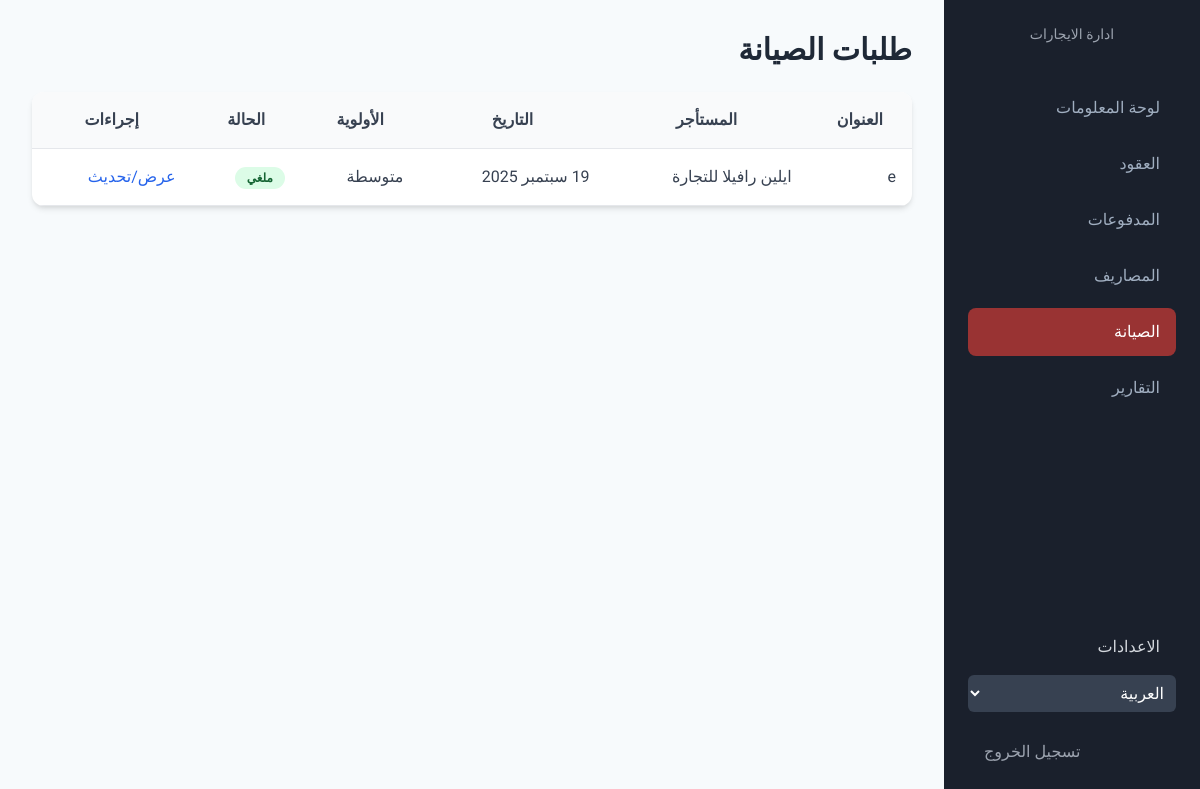
Screenshot of /ar/dashboard/maintenance/ (signed in) with the database file from the repository.
### dashboard/models.py (models this page shows, shortened)
class MaintenanceRequest(models.Model):
    STATUS_CHOICES = [('submitted', _('تم الإرسال')), ('in_progress', _('قيد التنفيذ')), ('completed', _('مكتمل')), ('cancelled', _('ملغي'))]
    PRIORITY_CHOICES = [('low', _('منخفضة')), ('medium', _('متوسطة')), ('high', _('عالية'))]
    lease = models.ForeignKey(Lease, on_delete=models.CASCADE, related_name='maintenance_requests', verbose_name=_("العقد"))
    title = models.CharField(_("عنوان الطلب"), max_length=200)
    description = models.TextField(_("وصف المشكلة"))
    priority = models.CharField(_("الأولوية"), max_length=10, choices=PRIORITY_CHOICES, default='medium')
    status = models.CharField(_("الحالة"), max_length=20, choices=STATUS_CHOICES, default='submitted')
    image = models.ImageField(_("صورة مرفقة (اختياري)"), upload_to='maintenance_requests/', blank=True, null=True)
    reported_date = models.DateTimeField(_("تاريخ الإبلاغ"), auto_now_add=True)
    staff_notes = models.TextField(_("ملاحظات الموظف"), blank=True, null=True)
    class Meta:
        verbose_name = _("طلب صيانة")
        verbose_name_plural = _("طلبات الصيانة")
        ordering = ['-reported_date']

class Lease(models.Model):
    STATUS_CHOICES = [('active', _('نشط')), ('expiring_soon', _('قريب الانتهاء')), ('expired', _('منتهي')), ('cancelled', _('ملغي'))]
    unit = models.ForeignKey(Unit, on_delete=models.CASCADE, verbose_name=_("الوحدة"))
    tenant = models.ForeignKey(Tenant, on_delete=models.CASCADE, verbose_name=_("المستأجر"))
    contract_number = models.CharField(_("رقم العقد"), max_length=50, unique=True)
    contract_form_number = models.CharField(_("رقم نموذج العقد"), max_length=50, blank=True, null=True)
    monthly_rent = models.DecimalField(_("مبلغ الإيجار الشهري"), max_digits=10, decimal_places=2)
    start_date = models.DateField(_("تاريخ بدء العقد"))
    end_date = models.DateField(_("تاريخ انتهاء العقد"))
    electricity_meter = models.CharField(_("رقم عداد الكهرباء"), max_length=50, blank=True, null=True)
    water_meter = models.CharField(_("رقم عداد المياه"), max_length=50, blank=True, null=True)
    status = models.CharField(_("حالة العقد"), max_length=20, choices=STATUS_CHOICES, default='active', editable=False)
    office_fee = models.DecimalField(_("رسوم المكتب"), max_digits=10, decimal_places=2, default=5.00)
    admin_fee = models.DecimalField(_("الرسوم الإدارية"), max_digits=10, decimal_places=2, default=1.00)
    registration_fee = models.DecimalField(_("رسوم تسجيل العقد (3%)"), max_digits=10, decimal_places=2, blank=True)
    cancellation_date = models.DateField(_("تاريخ الإلغاء"), blank=True, null=True)
    cancellation_reason = models.TextField(_("سبب الإلغاء"), blank=True, null=True)
    class Meta:
        verbose_name = _("عقد إيجار")
        verbose_name_plural = _("عقود الإيجار")

class Tenant(models.Model):
    TENANT_TYPE_CHOICES = [('individual', _('فرد')), ('company', _('شركة'))]
    user = models.OneToOneField(User, on_delete=models.SET_NULL, null=True, blank=True, verbose_name=_("حساب المستخدم"), help_text=_("اربط المستأجر بحساب مستخدم لتسجيل الدخول إلى البوابة."))
    name = models.CharField(_("اسم المستأجر"), max_length=150)
    tenant_type = models.CharField(_("نوع المستأجر"), max_length=20, choices=TENANT_TYPE_CHOICES)
    phone = models.CharField(_("رقم الهاتف"), max_length=15)
    email = models.EmailField(_("البريد الإلكتروني"), blank=True, null=True)
    authorized_signatory = models.CharField(_("المفوض بالتوقيع"), max_length=150, blank=True, null=True, help_text=_("يُملأ فقط في حال كان المستأجر شركة"))
    rating = models.IntegerField(_("تقييم العميل"), default=3, choices=[(i, str(i)) for i in range(1, 6)], help_text= _("من 1 إلى 5 نجوم."))
    class Meta:
        verbose_name = _("مستأجر")
        verbose_name_plural = _("المستأجرين")

### dashboard/views.py (the view)
# urls.py: path('maintenance/', MaintenanceRequestAdminListView.as_view(), name='maintenance_admin_list'),
class MaintenanceRequestAdminListView(StaffRequiredMixin, ListView):
    model = MaintenanceRequest; template_name = 'dashboard/maintenance_list.html'; context_object_name = 'requests'; paginate_by = 15

### dashboard/templatetags/dashboard_extras.py (called while the page is built)
@register.simple_tag
def get_company_name():
    company = Company.objects.first()
    return company.name if company else 'Rent Management'

@register.simple_tag
def get_company_logo():
    company = Company.objects.first()
    return company.logo.url if company and company.logo else None

### dashboard/views.py (called while the page is built)
    def test_func(self):
        return self.request.user.is_staff

### templates/dashboard/maintenance_list.html (shortened to what this page needs)
{% extends 'dashboard/base.html' %}
{% load i18n %}
{% block content %}
<h2 class="text-3xl font-bold text-gray-800 mb-6">{% trans "طلبات الصيانة" %}</h2>
<div class="card overflow-hidden">
    <table class="w-full text-start">
        <thead class="bg-gray-50 border-b">
            <tr><th class="p-4">{% trans "العنوان" %}</th><th class="p-4">{% trans "المستأجر" %}</th><th class="p-4">{% trans "التاريخ" %}</th><th class="p-4">{% trans "الأولوية" %}</th><th class="p-4">{% trans "الحالة" %}</th><th class="p-4">{% trans "إجراءات" %}</th></tr>
        </thead>
        <tbody>
            {% for req in requests %}
            <tr class="border-b hover:bg-gray-50">
                <td class="p-4">{{ req.title }}</td>
                <td class="p-4">{{ req.lease.tenant.name }}</td>
                <td class="p-4">{{ req.reported_date|date:"d M Y" }}</td>
                <td class="p-4">{{ req.get_priority_display }}</td>
                <td class="p-4"><span class="status-badge status-active">{{ req.get_status_display }}</span></td>
                <td class="p-4"><a href="{% url 'maintenance_admin_update' req.pk %}" class="text-blue-600 hover:underline">{% trans "عرض/تحديث" %}</a></td>
            </tr>
            {% empty %}
            <tr><td colspan="6" class="p-6 text-center text-gray-500">{% trans "لا توجد طلبات صيانة." %}</td></tr>
            {% endfor %}
        </tbody>
    </table>
</div>
{% endblock %}

### rows the page displays
MaintenanceRequest: title "e", lease.tenant.name "ايلين رافيلا للتجارة", reported_date "19 سبتمبر 2025", priority "متوسطة", status "ملغي"

### other values shown
form field language "العربية"
